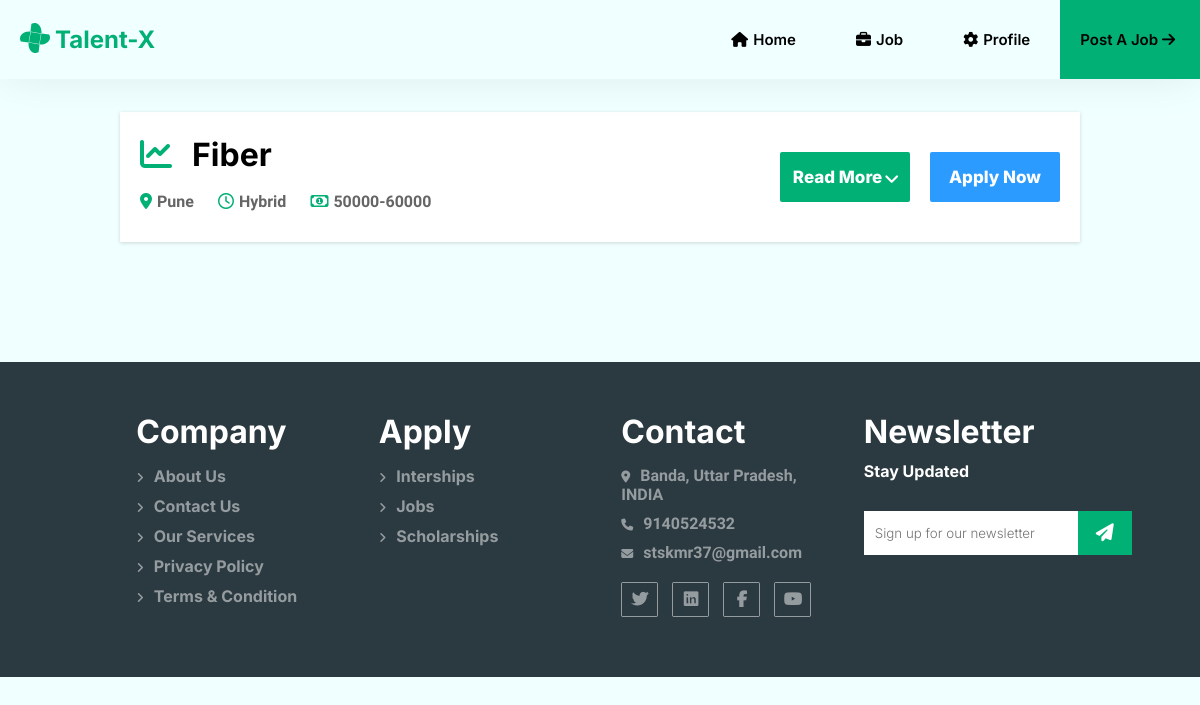
/categoryjobshow/development_job_show/ (signed in), run on the app's committed database.
### jobpost/models.py (models this page shows)
class Job(models.Model):
    jobtitle = models.CharField(max_length=50)
    joblocation = models.CharField(max_length=50)
    companyname = models.CharField(max_length=50)
    jobtype = models.CharField(max_length=50)
    industry = models.CharField(max_length=50)
    skills = models.CharField(max_length=50)
    description = models.CharField(max_length=50)
    qualification=models.CharField(max_length=50)
    experience=models.CharField(max_length=30)
    salary=models.CharField(max_length=30)
    url=models.CharField(max_length=30)
    email=models.EmailField()
    linkedin=models.CharField(max_length=30)

### categoryjob/views.py (the view)
# urls.py: path('development_job_show/', views.development_job_showing),
def development_job_showing(request):
  if request.user.is_authenticated:
    development_jobs = Job.objects.filter(jobtitle='Business Development')
    return render(request, 'categoryjob/development.html', {'development_jobs': development_jobs})
  else:
     return HttpResponseRedirect('/sign-in/')

### categoryjob/templates/categoryjob/development.html (shortened to what this page needs)
{% extends 'core/base.html' %}
{% load static %}
{% block css %}
<link rel="stylesheet" href="{% static 'marketing/css/style.css' %}">
{% endblock css %}
{% block joblist %}
<br>
<br>
<br>
<br>
{% for job in development_jobs %}
            <div class="jobdetail">
                <br>
                <h1> <i class="fa-solid fa-chart-line"></i>{{ job.companyname }}</h1>
                <br>
                <span><i class="fa-solid fa-location-dot"></i>{{ job.joblocation }}</span>
                <span><i class="fa-regular fa-clock"></i>{{ job.jobtype }}</span>
                <span><i class="fa-regular fa-money-bill-1"></i>{{ job.salary }}</span>
                <div class="btn-container">
                  <button class="readmore">Read More<i class="fa-solid fa-angle-down"></i></button>
                  <button><a href="/applyforjob/apply/" style="text-decoration:none; color:#fff">Apply Now</a></button>
                </div>
            </div>
{% endfor %}
{% endblock joblist %}

### core/static/core/css/style.css (style rules this page uses)
* { margin: 0; padding: 0; box-sizing: border-box; }
body { overflow-x: hidden; background-color: azure; }

### marketing/static/marketing/css/style.css (style rules this page uses)
.jobdetail { background-color: #fff; height:130px; width:80vw; margin:40px auto; box-shadow: 0 0 45px rgba(0, 0, 0, .08); position: relative; box-shadow: rgba(0, 0, 0, 0.16) 0px 1px 4px; transition:all 1s ease 0s; overflow-x: auto; }
.jobdetail h1 { margin-left:20px; margin-top:5px; font-family: 'inter'; }
.jobdetail i { color:#00B074; margin-right:20px; }
.jobdetail span { margin-left:20px; font-family: 'heebo'; font-weight: 700; color:#666565; }
.jobdetail span i { margin-right:5px; color:#00B074 }
.jobdetail .btn-container { display: flex; gap:20px; position: absolute; top:0px; right:0px; margin-right:20px; transform: translateY(40px); }
.jobdetail .btn-container button { height:50px; width:130px; text-align: center; border:none; background-color: #00B074; border-radius: 2px; color:#fff; font-family: 'inter'; font-weight: 800; font-size: 17px; transition: all 1s ease 0s; }
.jobdetail .btn-container button:nth-child(2) { background-color: #2b9bff; }
.jobdetail .btn-container button i { color:#fff; margin:0; position: relative; top:2.5px; left:2px; }

### data on the page
Job: companyname "Fiber", joblocation "Pune", jobtype "Hybrid", salary "50000-60000"
